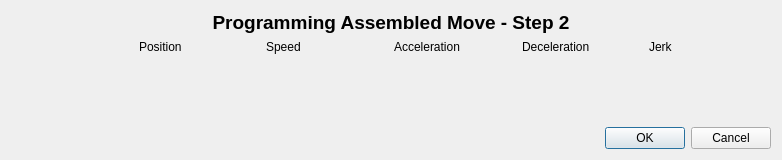
<?xml version="1.0" encoding="UTF-8"?>
<ui version="4.0">
 <class>Dialog</class>
 <widget class="QDialog" name="Dialog">
  <property name="geometry">
   <rect>
    <x>0</x>
    <y>0</y>
    <width>782</width>
    <height>160</height>
   </rect>
  </property>
  <property name="windowTitle">
   <string>Dialog</string>
  </property>
  <layout class="QGridLayout" name="gridLayout">
   <item row="4" column="1" colspan="2">
    <widget class="QDialogButtonBox" name="buttonBox">
     <property name="orientation">
      <enum>Qt::Horizontal</enum>
     </property>
     <property name="standardButtons">
      <set>QDialogButtonBox::Cancel|QDialogButtonBox::Ok</set>
     </property>
    </widget>
   </item>
   <item row="1" column="0" colspan="3">
    <layout class="QGridLayout" name="inputGridLayout">
     <item row="0" column="2">
      <widget class="QLabel" name="label_5">
       <property name="text">
        <string>Speed</string>
       </property>
      </widget>
     </item>
     <item row="0" column="4">
      <widget class="QLabel" name="label_4">
       <property name="text">
        <string>Deceleration</string>
       </property>
      </widget>
     </item>
     <item row="0" column="5">
      <widget class="QLabel" name="label_3">
       <property name="text">
        <string>Jerk</string>
       </property>
      </widget>
     </item>
     <item row="0" column="0">
      <widget class="QLabel" name="label_2">
       <property name="text">
        <string/>
       </property>
      </widget>
     </item>
     <item row="0" column="3">
      <widget class="QLabel" name="label_6">
       <property name="text">
        <string>Acceleration</string>
       </property>
      </widget>
     </item>
     <item row="0" column="1">
      <widget class="QLabel" name="label_7">
       <property name="text">
        <string>Position</string>
       </property>
      </widget>
     </item>
    </layout>
   </item>
   <item row="3" column="1">
    <spacer name="verticalSpacer">
     <property name="orientation">
      <enum>Qt::Vertical</enum>
     </property>
     <property name="sizeHint" stdset="0">
      <size>
       <width>20</width>
       <height>40</height>
      </size>
     </property>
    </spacer>
   </item>
   <item row="0" column="0" colspan="3">
    <widget class="QLabel" name="label">
     <property name="font">
      <font>
       <pointsize>14</pointsize>
       <weight>75</weight>
       <bold>true</bold>
      </font>
     </property>
     <property name="layoutDirection">
      <enum>Qt::LeftToRight</enum>
     </property>
     <property name="text">
      <string>Programming Assembled Move - Step 2</string>
     </property>
     <property name="alignment">
      <set>Qt::AlignCenter</set>
     </property>
     <property name="wordWrap">
      <bool>true</bool>
     </property>
    </widget>
   </item>
  </layout>
 </widget>
 <resources/>
 <connections>
  <connection>
   <sender>buttonBox</sender>
   <signal>accepted()</signal>
   <receiver>Dialog</receiver>
   <slot>accept()</slot>
   <hints>
    <hint type="sourcelabel">
     <x>248</x>
     <y>254</y>
    </hint>
    <hint type="destinationlabel">
     <x>157</x>
     <y>274</y>
    </hint>
   </hints>
  </connection>
  <connection>
   <sender>buttonBox</sender>
   <signal>rejected()</signal>
   <receiver>Dialog</receiver>
   <slot>reject()</slot>
   <hints>
    <hint type="sourcelabel">
     <x>316</x>
     <y>260</y>
    </hint>
    <hint type="destinationlabel">
     <x>286</x>
     <y>274</y>
    </hint>
   </hints>
  </connection>
 </connections>
</ui>
